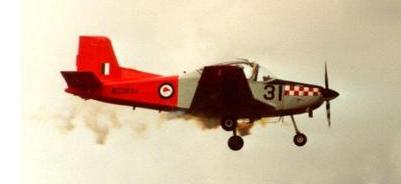
//> input picture 101_test/airplanes/image_0002.jpg, 401 x 184 px, given in place of the camera
$ ./main   (built with g++ and OpenCV 4)
//> lines starting //> are read from the running program, lines starting //| are printed output that depends on the picture
#include "opencv2/imgproc/imgproc.hpp"
#include "opencv2/imgcodecs.hpp"
#include "opencv2/highgui/highgui.hpp"
#include <stdlib.h>
#include <stdio.h>
using namespace cv;

int main(int, char)
{
	VideoCapture cap(0); // open the default camera
	if (!cap.isOpened()) // check if we succeeded
		return -1;

	for (;;)
	{
		Mat src, src_gray;
		Mat grad;
		const char* window_name = "Sobel Demo - Simple Edge Detector";

		int scale = 1;
		int delta = 0;
		int ddepth = CV_16S;

		cap >> src;
//> src is the input picture: 184 rows x 401 cols, CV_8UC3; mean B, G, R 164.8, 189.3, 210.7

		if (src.empty())
		{
			return -1;
		}
		GaussianBlur(src, src, Size(3, 3), 0, 0, BORDER_DEFAULT);
		cvtColor(src, src_gray, COLOR_RGB2GRAY);
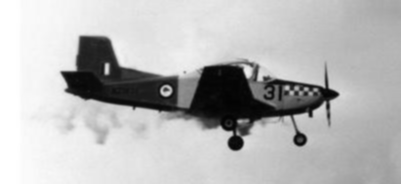
//> src_gray: 184 rows x 401 cols, CV_8UC1; min 3, max 255, mean 184.4
		namedWindow(window_name, WINDOW_AUTOSIZE);

		Mat grad_x, grad_y;
		Mat abs_grad_x, abs_grad_y;

		//Scharr( src_gray, grad_x, ddepth, 1, 0, scale, delta, BORDER_DEFAULT );
		Sobel(src_gray, grad_x, ddepth, 1, 0, 3, scale, delta, BORDER_DEFAULT);
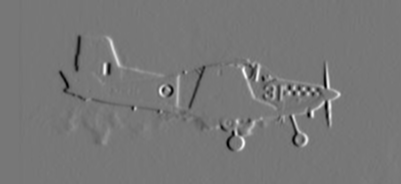
//> grad_x: 184 rows x 401 cols, CV_16SC1; min -540, max 608, mean -1.6; drawn with min black and max white
		convertScaleAbs(grad_x, abs_grad_x);
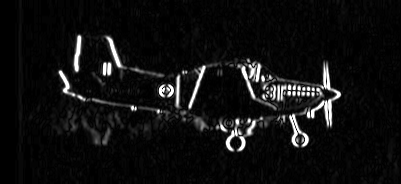
//> abs_grad_x: 184 rows x 401 cols, CV_8UC1; min 0, max 255, mean 15.8
		//Scharr( src_gray, grad_y, ddepth, 0, 1, scale, delta, BORDER_DEFAULT );
		Sobel(src_gray, grad_y, ddepth, 0, 1, 3, scale, delta, BORDER_DEFAULT);
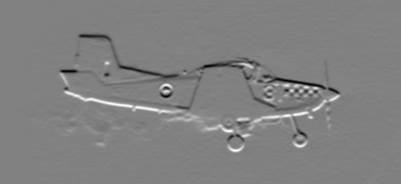
//> grad_y: 184 rows x 401 cols, CV_16SC1; min -587, max 572, mean -0.5; drawn with min black and max white
		convertScaleAbs(grad_y, abs_grad_y);
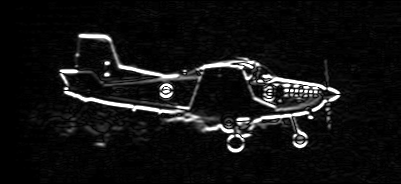
//> abs_grad_y: 184 rows x 401 cols, CV_8UC1; min 0, max 255, mean 18.5
		addWeighted(abs_grad_x, 0.5, abs_grad_y, 0.5, 0, grad);
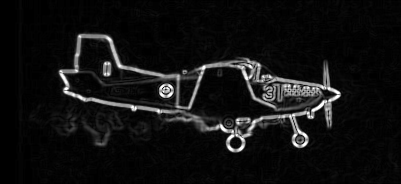
//> grad: 184 rows x 401 cols, CV_8UC1; min 0, max 255, mean 17.1
		imshow(window_name, grad);
		if (waitKey(30) >= 0)
//> the Esc key is pressed
			break;
	}
	// the camera will be deinitialized automatically in VideoCapture destructor
	return 0;
}

$ run again, on 101_test/airplanes/image_0159.jpg
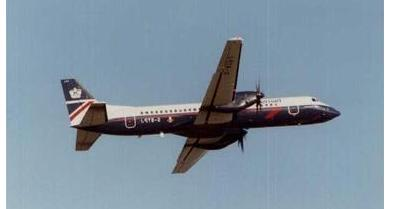
//> input picture 101_test/airplanes/image_0159.jpg, 405 x 209 px, given in place of the camera
//> src is the input picture: 209 rows x 405 cols, CV_8UC3; mean B, G, R 166.5, 152, 134.4
//> `Sobel(src_gray, grad_y, ddepth, 0, 1, 3, scale, delta, BORDER_DEFAULT);`:
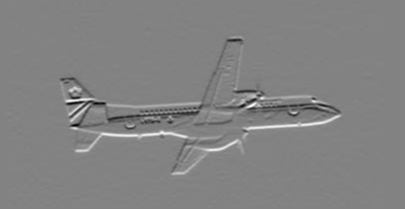
//> grad_y: 209 rows x 405 cols, CV_16SC1; min -509, max 486, mean 0.5; drawn with min black and max white
//> `addWeighted(abs_grad_x, 0.5, abs_grad_y, 0.5, 0, grad);`:
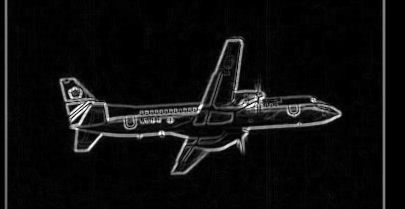
//> grad: 209 rows x 405 cols, CV_8UC1; min 0, max 255, mean 13.7
